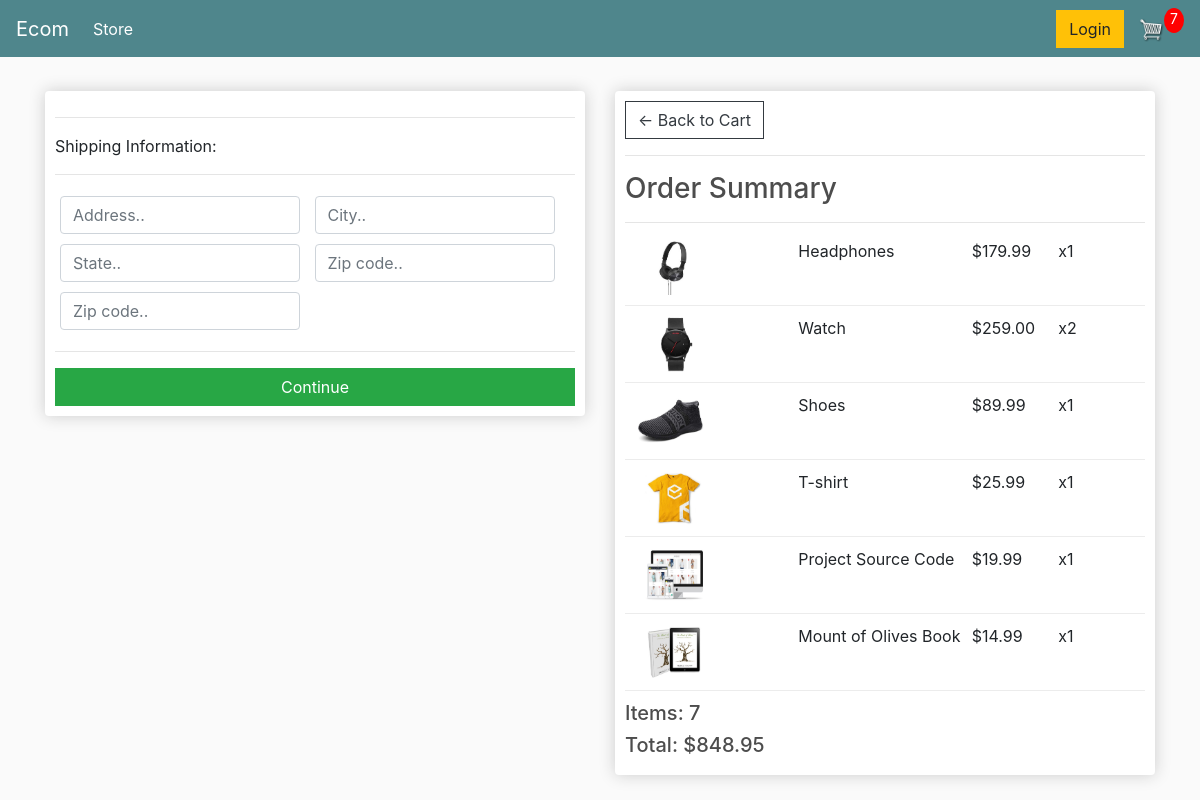
/checkout/ (signed in), run on an earlier commit of the app's database.
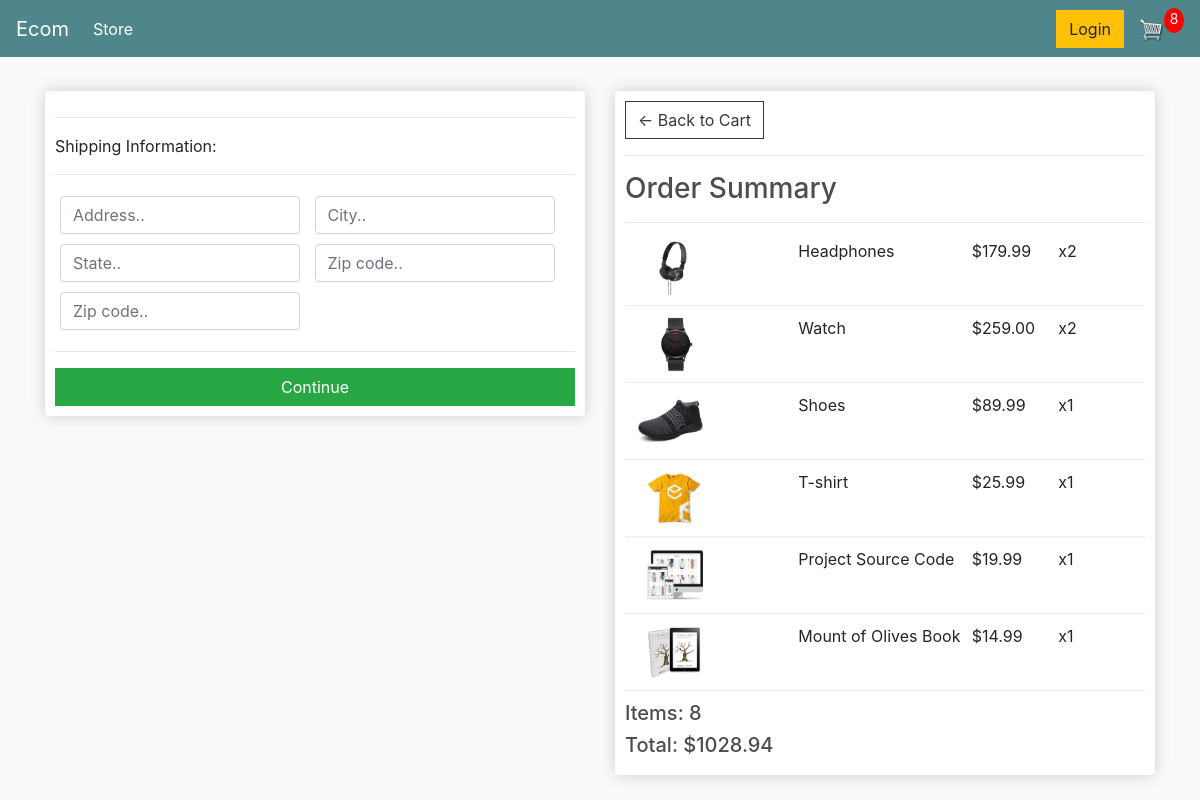
And on a later commit of the database.
### store/models.py (models this page shows, shortened)
class OrderItem(models.Model):
    product = models.ForeignKey(Product, on_delete=models.SET_NULL, blank=True, null=True)
    order = models.ForeignKey(Order, on_delete=models.SET_NULL,blank=True, null=True)
    quantity = models.IntegerField(default=0, null=True, blank=True)
    date_added = models.DateTimeField(auto_now_add=True)
    @property
    def get_total(self):
        total = self.product.price * self.quantity
        return total

class Order(models.Model):
    customer = models.ForeignKey(Customer, on_delete=models.SET_NULL, blank=True, null=True)
    date_ordered = models.DateTimeField(auto_now_add=True)
    complete = models.BooleanField(default=False, null=True, blank=False)
    transaction_id = models.CharField(max_length=200, null=True)
    @property
    def shipping(self):
        shipping = False
        orderitems = self.orderitem_set.all()
        for i in orderitems:
            if i.product.digital == False:
                shipping = True
        return shipping
    @property
    def get_cart_total(self):
        orderitems = self.orderitem_set.all()
        total = sum([item.get_total for item in orderitems])
        return total
    @property
    def get_cart_items(self):
        orderitems = self.orderitem_set.all()
        total = sum([item.quantity for item in orderitems])
        return total

class Product(models.Model):
    name = models.CharField(max_length=200, null=True)
    price = models.DecimalField(max_digits=7,decimal_places=2 )
    digital = models.BooleanField(default=False, null=True, blank=False)
    image = models.ImageField(null=True, blank=True)
    @property
    def imageURL(self):
        try:
            url = self.image.url
        except:
            url = ''
        return url

### store/views.py (the view)
# urls.py: path('checkout/', views.checkout, name="checkout"),
def checkout(request):
	data = cartData(request)
	cartItems = data['cartItems']
	order = data['order']
	items = data['items']
	context = {'items':items, 'order':order, 'cartItems':cartItems}
	return render(request, 'store/checkout.html', context)

### store/utils.py (called while the page is built)
def cartData(request):
	if request.user.is_authenticated:
		customer = request.user.customer
		order, created = Order.objects.get_or_create(customer=customer, complete=False)
		items = order.orderitem_set.all()
		cartItems = order.get_cart_items
	else:
		cookieData = cookieCart(request)
		cartItems = cookieData['cartItems']
		order = cookieData['order']
		items = cookieData['items']
	return {'cartItems':cartItems ,'order':order, 'items':items}

### store/templates/store/checkout.html (shortened to what this page needs)
{% extends 'store/main.html' %}
{% load static %}
{% block content %}
     <div class="row">
		<div class="col-lg-6">
			<div class="box-element" id="form-wrapper">
				<form id="form">
					<div id="shipping-info">
						<hr>
						<p>Shipping Information:</p>
						<hr>
						<div class="form-field">
							<input class="form-control" type="text" name="address" placeholder="Address..">
						</div>
						<div class="form-field">
							<input class="form-control" type="text" name="city" placeholder="City..">
						</div>
						<div class="form-field">
							<input class="form-control" type="text" name="state" placeholder="State..">
						</div>
						<div class="form-field">
							<input class="form-control" type="text" name="zipcode" placeholder="Zip code..">
						</div>
						<div class="form-field">
							<input class="form-control" type="text" name="country" placeholder="Zip code..">
						</div>
					</div>
					<hr>
					<input id="form-button" class="btn btn-success btn-block" type="submit" value="Continue">
				</form>
			</div>
			<br>
		</div>
		<div class="col-lg-6">
			<div class="box-element">
				<a  class="btn btn-outline-dark" href="{% url 'cart' %}">&#x2190; Back to Cart</a>
				<hr>
				<h3>Order Summary</h3>
				<hr>
				{% for item in items %}
				<div class="cart-row">
					<div style="flex:2"><img class="row-image" src="{{item.product.imageURL}}"></div>
					<div style="flex:2"><p>{{item.product.name}}</p></div>
					<div style="flex:1"><p>${{item.product.price|floatformat:2}}</p></div>
					<div style="flex:1"><p>x{{item.quantity}}</p></div>
				</div>
				{% endfor %}
				<h5>Items:   {{order.get_cart_items}}</h5>
				<h5>Total:   ${{order.get_cart_total|floatformat:2}}</h5>
			</div>
		</div>
	</div>
{% endblock content %}

What changed in the data, as far as the page shows it:
changed OrderItem "Headphones": quantity "1" → "2"
changed Order: get_cart_items "7" → "8"; get_cart_total "848.95" → "1028.94"
Also different on the page:
{{ cartItems }}: "7" → "8"
